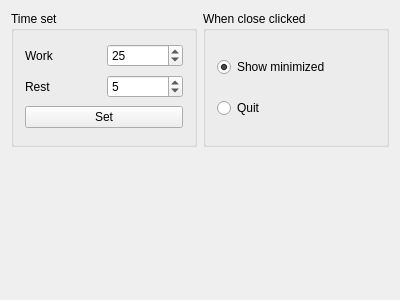
<?xml version="1.0" encoding="UTF-8"?>
<ui version="4.0">
 <class>Widget</class>
 <widget class="QWidget" name="Widget">
  <property name="geometry">
   <rect>
    <x>0</x>
    <y>0</y>
    <width>400</width>
    <height>300</height>
   </rect>
  </property>
  <property name="sizePolicy">
   <sizepolicy hsizetype="Fixed" vsizetype="Fixed">
    <horstretch>0</horstretch>
    <verstretch>0</verstretch>
   </sizepolicy>
  </property>
  <property name="minimumSize">
   <size>
    <width>400</width>
    <height>300</height>
   </size>
  </property>
  <property name="maximumSize">
   <size>
    <width>400</width>
    <height>300</height>
   </size>
  </property>
  <property name="windowTitle">
   <string>Take a break</string>
  </property>
  <layout class="QVBoxLayout" name="verticalLayout_3">
   <item>
    <layout class="QHBoxLayout" name="horizontalLayout_3">
     <item>
      <widget class="QGroupBox" name="groupBox">
       <property name="title">
        <string>Time set</string>
       </property>
       <layout class="QVBoxLayout" name="verticalLayout">
        <item>
         <layout class="QHBoxLayout" name="horizontalLayout">
          <item>
           <widget class="QLabel" name="label">
            <property name="text">
             <string>Work</string>
            </property>
           </widget>
          </item>
          <item>
           <widget class="QSpinBox" name="workSpinBox">
            <property name="value">
             <number>25</number>
            </property>
           </widget>
          </item>
         </layout>
        </item>
        <item>
         <layout class="QHBoxLayout" name="horizontalLayout_2">
          <item>
           <widget class="QLabel" name="label_2">
            <property name="text">
             <string>Rest</string>
            </property>
           </widget>
          </item>
          <item>
           <widget class="QSpinBox" name="restSpinBox">
            <property name="value">
             <number>5</number>
            </property>
           </widget>
          </item>
         </layout>
        </item>
        <item>
         <widget class="QPushButton" name="timeButton">
          <property name="text">
           <string>Set</string>
          </property>
         </widget>
        </item>
       </layout>
      </widget>
     </item>
     <item>
      <widget class="QGroupBox" name="groupBox_2">
       <property name="title">
        <string>When close clicked</string>
       </property>
       <layout class="QVBoxLayout" name="verticalLayout_2">
        <item>
         <widget class="QRadioButton" name="minRadioButton">
          <property name="text">
           <string>Show minimized</string>
          </property>
          <property name="checked">
           <bool>true</bool>
          </property>
         </widget>
        </item>
        <item>
         <widget class="QRadioButton" name="closeRadioButton">
          <property name="text">
           <string>Quit</string>
          </property>
         </widget>
        </item>
       </layout>
      </widget>
     </item>
    </layout>
   </item>
   <item>
    <widget class="QLabel" name="tipLabel">
     <property name="font">
      <font>
       <pointsize>24</pointsize>
      </font>
     </property>
     <property name="text">
      <string/>
     </property>
     <property name="alignment">
      <set>Qt::AlignCenter</set>
     </property>
    </widget>
   </item>
  </layout>
 </widget>
 <layoutdefault spacing="6" margin="11"/>
 <resources/>
 <connections/>
</ui>
